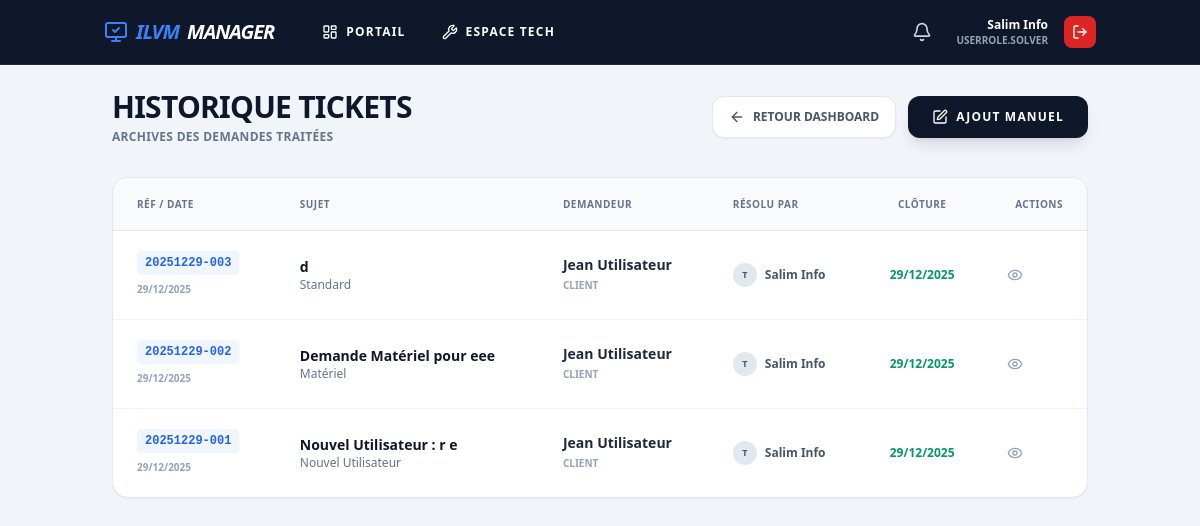
The page /tickets/historique (signed in) on the database its author committed.
### app/models.py (models this page shows, shortened)
class User(UserMixin, db.Model):
    __tablename__ = 'users'
    id = db.Column(db.Integer, primary_key=True)
    username = db.Column(db.String(64), unique=True, index=True)
    fullname = db.Column(db.String(120))
    email = db.Column(db.String(120))
    role = db.Column(db.Enum(UserRole), default=UserRole.USER)
    service_department = db.Column(db.Enum(ServiceType), nullable=True)
    notifications = db.relationship('Notification', backref='user', lazy='dynamic')

class Ticket(db.Model):
    __tablename__ = 'tickets'
    id = db.Column(db.Integer, primary_key=True)
    uid_public = db.Column(db.String(20), unique=True, index=True)
    title = db.Column(db.String(200), nullable=False)
    description = db.Column(db.Text, nullable=False)
    author_id = db.Column(db.Integer, db.ForeignKey('users.id'))
    author = db.relationship('User', foreign_keys=[author_id], backref='my_tickets')
    target_service = db.Column(db.Enum(ServiceType), nullable=False)
    status = db.Column(db.Enum(TicketStatus), default=TicketStatus.VALIDATION)
    solver_id = db.Column(db.Integer, db.ForeignKey('users.id'), nullable=True)
    solver = db.relationship('User', foreign_keys=[solver_id], backref='assigned_tickets')
    created_at = db.Column(db.DateTime, default=datetime.utcnow)
    closed_at = db.Column(db.DateTime, nullable=True)
    category_ticket = db.Column(db.String(50)) # "Standard", "Nouvel Utilisateur", "Matériel"
    hostname = db.Column(db.String(64), nullable=True) # Pour incidents classiques
    new_user_fullname = db.Column(db.String(150), nullable=True)
    new_user_service = db.Column(db.String(100), nullable=True)
    new_user_acces = db.Column(db.String(255), nullable=True) # Accès fichiers/dossiers
    new_user_date = db.Column(db.DateTime, nullable=True)
    materiel_list = db.Column(db.Text, nullable=True) # Liste du matériel
    destinataire_materiel = db.Column(db.String(150), nullable=True)
    service_destinataire = db.Column(db.String(100), nullable=True)

### app/routes/tickets.py (the view, shortened to what this page needs)
@tickets_bp.route('/historique', methods=['GET', 'POST'])
@login_required
def historique_tickets():
    user_role = str(current_user.role).upper()
    if 'SOLVER' not in user_role and 'ADMIN' not in user_role:
        return redirect(url_for('main.catdance'))
    my_service = current_user.service_department
    if not my_service or 'ADMIN' in user_role:
        tickets = Ticket.query.filter_by(status=TicketStatus.DONE).order_by(Ticket.closed_at.desc()).all()
    else:
        tickets = Ticket.query.filter_by(target_service=my_service, status=TicketStatus.DONE).order_by(Ticket.closed_at.desc()).all()
    return render_template('tickets/historique_tickets.html', tickets=tickets)

### app/__init__.py (called while the page is built)
@login_manager.user_loader
def load_user(user_id):
    from .models import User
    return User.query.get(int(user_id))

### app/templates/tickets/historique_tickets.html (shortened to what this page needs)
{% extends "base.html" %}
{% block content %}
<div class="flex flex-col gap-8">
    <div class="flex flex-col md:flex-row justify-between items-start md:items-center gap-4">
        <div>
            <h1 class="text-3xl font-black text-slate-900 uppercase tracking-tight">Historique Tickets</h1>
            <p class="text-slate-500 font-bold text-xs mt-1 uppercase tracking-wide">Archives des demandes traitées</p>
        </div>
        <div class="flex gap-3">
            <a href="{{ url_for('tickets.solver_dashboard') }}" class="bg-white border border-slate-200 text-slate-600 hover:bg-slate-50 px-4 py-3 rounded-xl font-black text-xs uppercase shadow-sm flex items-center gap-2 transition">
                <i data-lucide="arrow-left" class="w-4 h-4"></i> Retour Dashboard
            </a>
            <button onclick="document.getElementById('manualTicketModal').classList.remove('hidden')" class="bg-slate-900 hover:bg-slate-700 text-white px-6 py-3 rounded-xl font-black text-xs uppercase tracking-widest shadow-lg flex items-center gap-2 transition hover:-translate-y-1">
                <i data-lucide="edit" class="w-4 h-4"></i> Ajout Manuel
            </button>
        </div>
    </div>
    <div class="bg-white rounded-2xl shadow-sm border border-slate-200 overflow-hidden">
        <div class="overflow-x-auto">
            <table class="w-full text-left text-sm">
                <thead class="bg-slate-50 border-b border-slate-200">
                    <tr class="text-slate-500 font-black uppercase text-[10px] tracking-wider">
                        <th class="px-6 py-4">Réf / Date</th>
                        <th class="px-6 py-4">Sujet</th>
                        <th class="px-6 py-4">Demandeur</th>
                        <th class="px-6 py-4">Résolu par</th>
                        <th class="px-6 py-4 text-center">Clôture</th>
                        <th class="px-6 py-4 text-right">Actions</th>
                    </tr>
                </thead>
                <tbody class="divide-y divide-slate-100 font-medium text-slate-700">
                    {% for ticket in tickets %}
                    <tr class="hover:bg-slate-50 transition group">
                        <td class="px-6 py-4">
                            <div class="font-mono text-xs font-bold text-blue-600 bg-blue-50 px-2 py-1 rounded inline-block mb-1">{{ ticket.uid_public }}</div>
                            <div class="text-[10px] text-slate-400 font-bold uppercase">{{ ticket.created_at.strftime('%d/%m/%Y') }}</div>
                        </td>
                        <td class="px-6 py-4">
                            <div class="font-bold text-slate-900">{{ ticket.title }}</div>
                            <div class="text-xs text-slate-500 truncate max-w-xs">{{ ticket.category_ticket or 'Standard' }}</div>
                        </td>
                        <td class="px-6 py-4">
                            <div class="font-bold text-slate-800">{{ ticket.author.fullname }}</div>
                            <div class="text-[10px] text-slate-400 uppercase font-bold">Client</div>
                        </td>
                        <td class="px-6 py-4">
                            {% if ticket.solver %}
                            <div class="flex items-center gap-2">
                                <div class="w-6 h-6 rounded-full bg-slate-200 flex items-center justify-center text-[9px] font-bold text-slate-600">
                                    {{ ticket.solver.username[0]|upper }}
                                </div>
                                <span class="text-xs font-bold text-slate-600">{{ ticket.solver.fullname }}</span>
                            </div>
                            {% else %}
                            <span class="text-slate-300 text-xs italic">Auto</span>
                            {% endif %}
                        </td>
                        <td class="px-6 py-4 text-center">
                            <div class="text-emerald-600 text-xs font-bold">{{ ticket.closed_at.strftime('%d/%m/%Y') if ticket.closed_at else '-' }}</div>
                        </td>
                        <td class="px-6 py-4 text-right">
                            <a href="{{ url_for('tickets.view_ticket', ticket_uid=ticket.uid_public) }}" class="text-slate-400 hover:text-blue-600 transition p-2" title="Voir Détail">
                                <i data-lucide="eye" class="w-4 h-4"></i>
                            </a>
                        </td>
                    </tr>
                    {% else %}
                    <tr>
                        <td colspan="6" class="p-12 text-center text-slate-400 italic font-medium">
                            Aucun ticket archivé.
                        </td>
                    </tr>
                    {% endfor %}
                </tbody>
            </table>
        </div>
    </div>
</div>
{% endblock %}

### app/templates/base.html (shortened to what this page needs)
<!DOCTYPE html>
<html lang="fr">
<head>
    <script src="https://cdn.tailwindcss.com"></script>
</head>
<body class="bg-slate-100 font-sans text-slate-900 min-h-screen flex flex-col">
    {% if current_user.is_authenticated %}
    <nav class="bg-slate-900 text-white sticky top-0 z-50 border-b border-slate-800">
        <div class="container mx-auto px-4 h-16 flex justify-between items-center">
            <div class="flex items-center gap-8">
                <a href="{{ url_for('main.user_portal') }}" class="font-black text-xl tracking-tighter text-blue-500 italic flex items-center gap-2">
                    <i data-lucide="monitor-check"></i> ILVM<span class="text-white">MANAGER</span>
                </a>
                <div class="hidden md:flex gap-1 text-xs font-bold uppercase tracking-widest">
                    <a href="{{ url_for('main.user_portal') }}" class="px-4 py-2 hover:bg-slate-800 rounded transition flex gap-2 items-center">
                        <i data-lucide="layout-dashboard" class="w-4 h-4"></i> Portail
                    </a>
                    {% if 'SOLVER' in current_user.role|string or 'ADMIN' in current_user.role|string %}
                    <a href="{{ url_for('tickets.solver_dashboard') }}" class="px-4 py-2 hover:bg-slate-800 rounded transition flex gap-2 items-center">
                        <i data-lucide="wrench" class="w-4 h-4"></i> Espace Tech
                    </a>
                    {% endif %}
                </div>
            </div>
            <div class="flex items-center gap-4">
                <div class="relative group">
                    <button id="notifBtn" class="p-2 hover:bg-slate-800 rounded-lg transition relative">
                        <i data-lucide="bell" class="w-5 h-5 text-slate-300 group-hover:text-white"></i>
                    </button>
                </div>
                <div class="text-right hidden sm:block">
                    <p class="text-xs font-bold text-white">{{ current_user.fullname }}</p>
                    <p class="text-[10px] text-slate-400 uppercase font-bold">{{ current_user.role }}</p>
                </div>
                <a href="{{ url_for('auth.logout') }}" class="bg-red-600 hover:bg-red-700 p-2 rounded-lg transition" title="Déconnexion">
                    <i data-lucide="log-out" class="w-4 h-4"></i>
                </a>
            </div>
        </div>
    </nav>
    {% endif %}
    <main class="container mx-auto p-4 md:p-6 pb-20 flex-grow">
        {% block content %}{% endblock %}
    </main>
</body>
</html>

### rows shown on the page
User: fullname "Salim Info", role "USERROLE.SOLVER"
Ticket: uid_public "20251229-003", created_at "29/12/2025", title "d", category_ticket "Standard", author.fullname "Jean Utilisateur", solver "T", solver.fullname "Salim Info", closed_at "29/12/2025"
Ticket: uid_public "20251229-002", created_at "29/12/2025", title "Demande Matériel pour eee", category_ticket "Matériel", author.fullname "Jean Utilisateur", solver "T", solver.fullname "Salim Info", closed_at "29/12/2025"
Ticket: uid_public "20251229-001", created_at "29/12/2025", title "Nouvel Utilisateur : r e", category_ticket "Nouvel Utilisateur", author.fullname "Jean Utilisateur", solver "T", solver.fullname "Salim Info", closed_at "29/12/2025"
